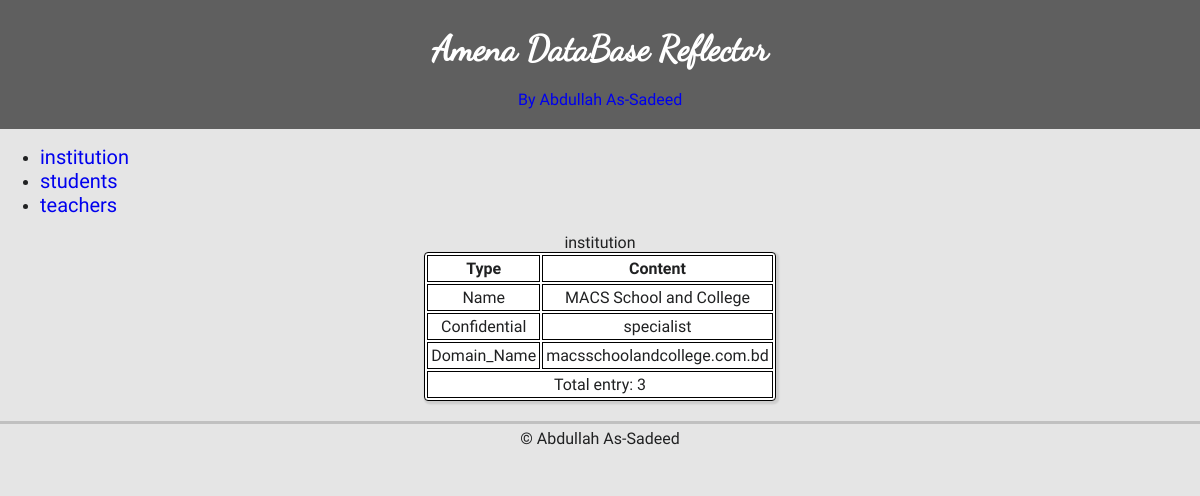
/Amena_DataBase_Reflector.php/?table=institution, run on the app's committed database.
### tables this page shows
CREATE TABLE `Institution` (
  `Type` mediumtext NOT NULL,
  `Content` longtext NOT NULL
);

### Amena_DataBase_Reflector.php (the view, shortened to what this page needs)
<?php
require_once "Include/DataBase_Connection.php";
?>
<!DOCTYPE html>
<html lang="en-US">
<head>
</head>
<body lang="en-US">
<div id="header">
<h1>Amena DataBase Reflector</h1>
<span id="sadeed"><a href="https://telechirkut.xyz/owner.php" target="new" title="Click to explore the TeleChirkut profile">By Abdullah As-Sadeed</a></span>
</div>
<ul type="disc">
<?php
$tables_query = mysqli_query($connection, "SHOW TABLE STATUS;");
while($table = mysqli_fetch_row($tables_query)) {
echo '<li><a href="' . $_SERVER["PHP_SELF"];
echo '/?table=' . $table[0] . '">';
echo $table[0] . "</a></li>";
};
echo "</ul>";
if($_GET["table"]) {
$table = $_GET["table"];
echo "<table><tbody><caption>";
echo $table . "</caption><tr>";
$data_query = mysqli_query($connection, "SELECT * FROM `$table`;");
while ($field = mysqli_fetch_field($data_query)) {
printf("<th>%s</th>", $field -> name);
};
echo "</tr>";
while($data = mysqli_fetch_row($data_query)) {
echo "<tr>";
$counter = 0;
while($counter < mysqli_field_count($connection)) {
if (is_null($data)) {
echo "<td><small><i>NULL</i></small></td>";
} else {
printf("<td>%s</td>", $data[$counter]);
};
$counter++;
};
echo "</tr>";
};
echo "<tr><td colspan='";
echo mysqli_field_count($connection) . "'>Total entry: ";
echo mysqli_num_rows($data_query) . "</td></tr>";
echo "</tbody></table>";
};
?>
<div id="footer">&copy; Abdullah As-Sadeed</div>
</body>
</html>
<?php
exit();
?>

### Amena_DataBase_Reflector.php (style rules this page uses)
body { background-color: rgb(229, 229, 229); font-family: "Roboto", sans-serif; color: rgb(32, 33, 34); margin: 0; }
* { box-sizing: border-box; user-select: none; }
#header { width: 100%; background-color: rgb(95, 95, 95); padding: 5px 0 20px 0; text-align: center; margin: 0 0 10px 0; }
h1 { font-size: 35px; font-family: "Dancing Script", cursive; color: white; margin-bottom: 10px; }
a { text-decoration: none; }
#sadeed { color: blue; margin-top: 10px; display: inline-block; animation: sadeed_in 0.6s; will-change: transform; }
ul a { font-size: 20px; }
table { border: 1px solid black; border-radius: 4px; box-shadow: 0.1em 0.1em 0.1em 0.1em rgba(0,0,0,0.1); background-color: white; margin-top: 10px; margin-right: auto; margin-left: auto; }
tr { transition: 0.6s; will-change: background-color; }
th { border: 1px solid black; padding: 3px; }
td { border: 1px solid black; padding: 3px; text-align: center; }
#footer { height: auto; width: 100%; border-top: 3px solid silver; padding-top: 5px; padding-bottom: 20px; text-align: center; float: left; margin-top: 20px; }

### data on the page
institution: Type "Name", Content "MACS School and College"
institution: Type "Confidential", Content "specialist"
institution: Type "Domain_Name", Content "macsschoolandcollege.com.bd"

### other printed values
$table[0] "institution"
$table[0] "students"
$table[0] "teachers"
$table "institution"
$field -> name "Type"
$field -> name "Content"
mysqli_num_rows($data_query) "3"
